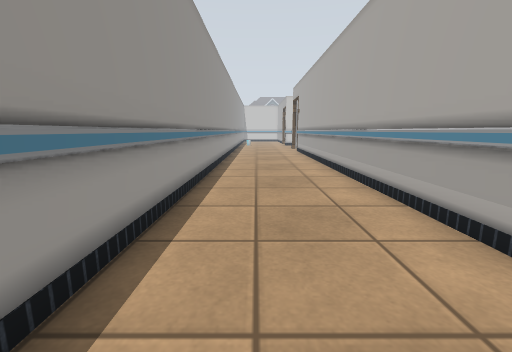
[1] (above)

22 first-person views from a walk through a world built for the Gazebo simulator. The camera is 0.9 m above the floor, tilts 10° down and sees 90° across. The floor is counted in squares, 0.5 m on a side. Each view is taken from the middle of a square. On the plan, view 1 faces up. The plan holds only what a view shows up to about 15 squares ahead; the rest is blank. The place goes on beyond the plan. Some surface patterns are stand-ins.

[2]
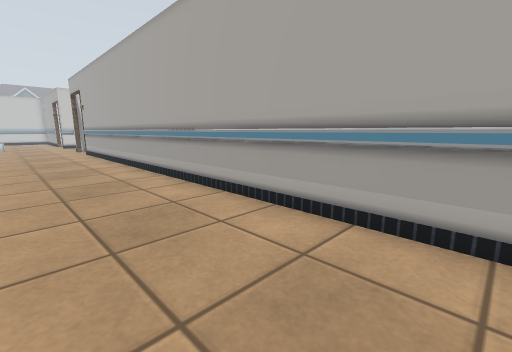

[3]
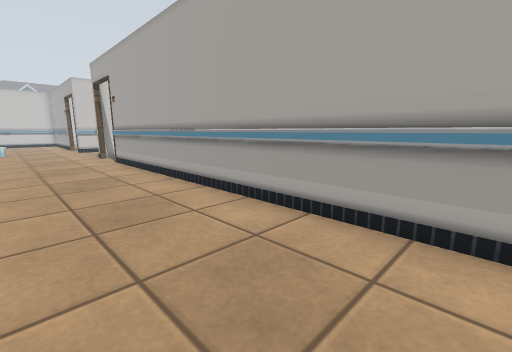

[4]
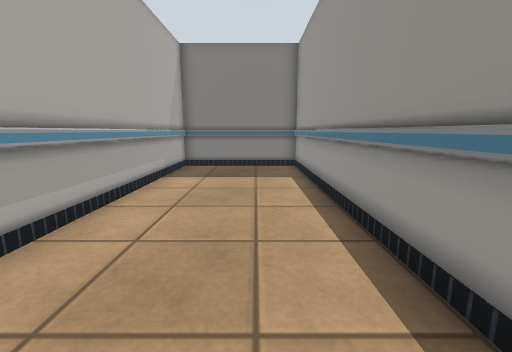

[5]
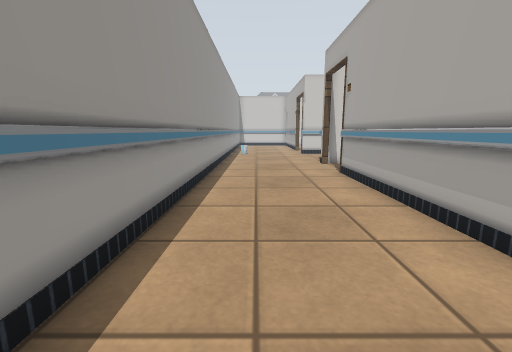

[6]
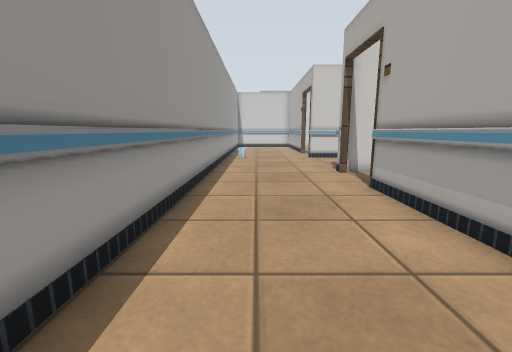

[7]
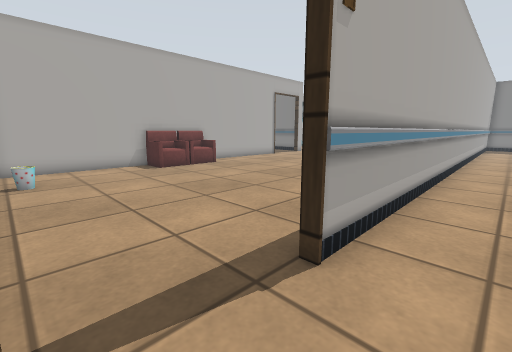

[8]
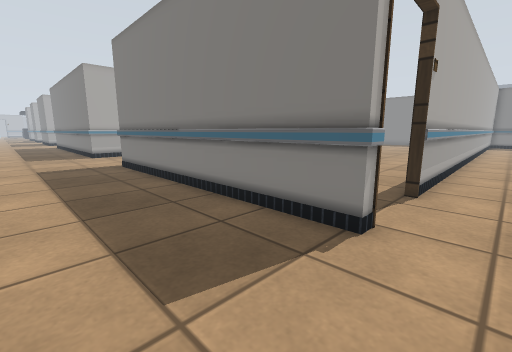

[9]
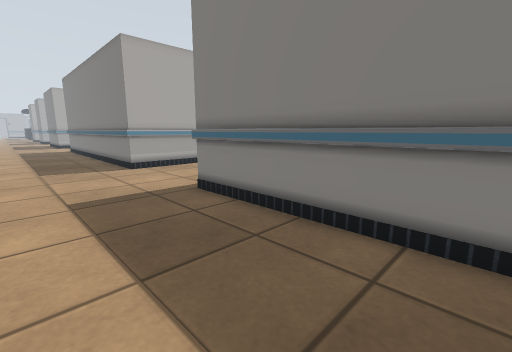

[10]
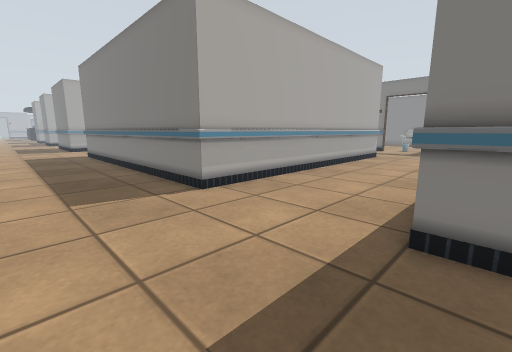

[11]
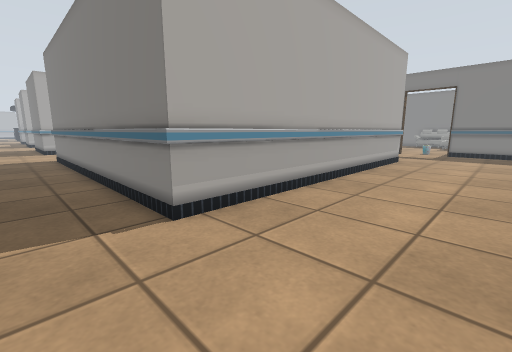

[12]
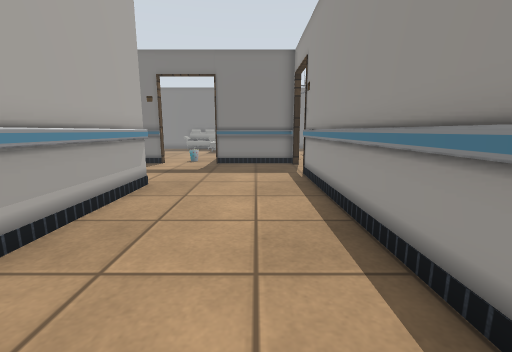

[13]
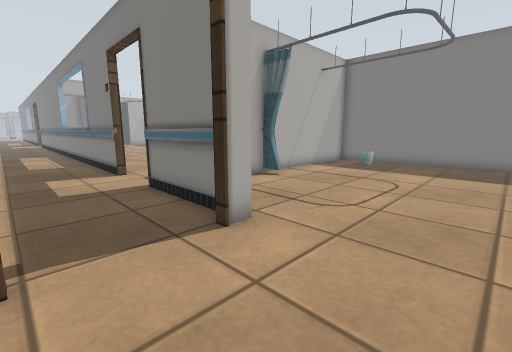

[14]
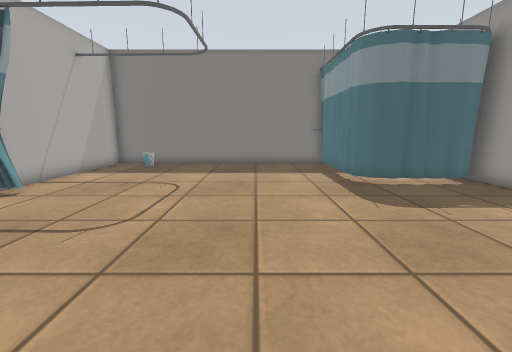

[15]
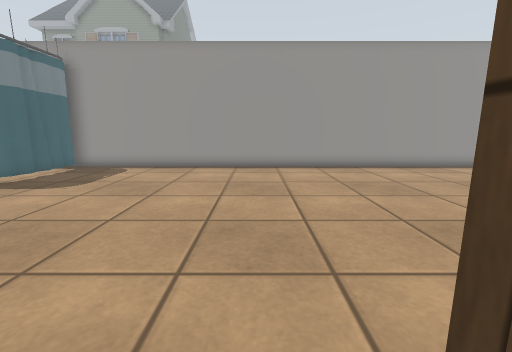

[16]
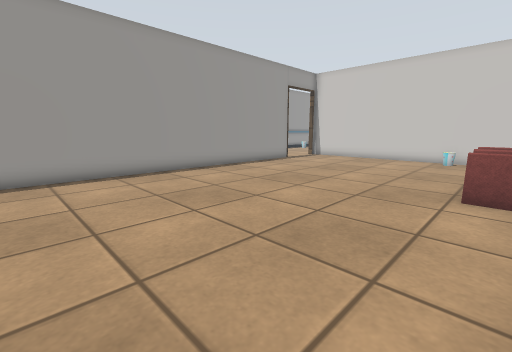

[17]
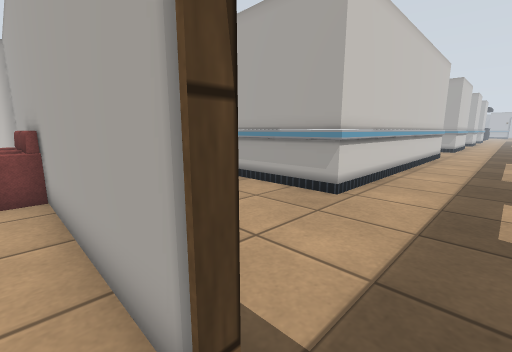

[18]
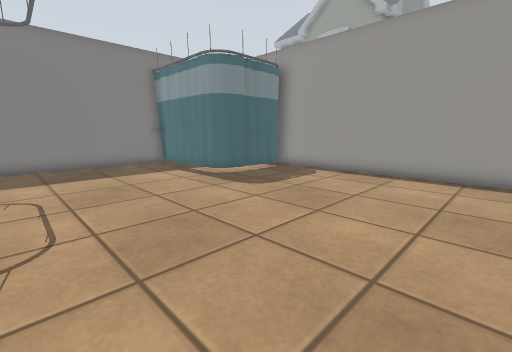

[19]
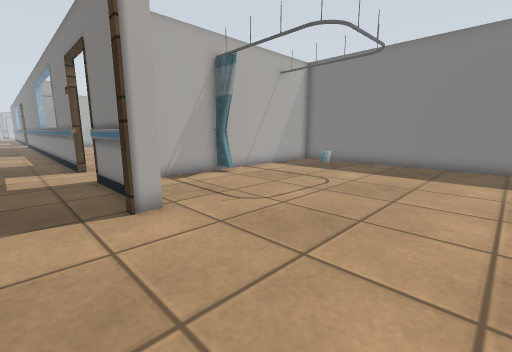

[20]
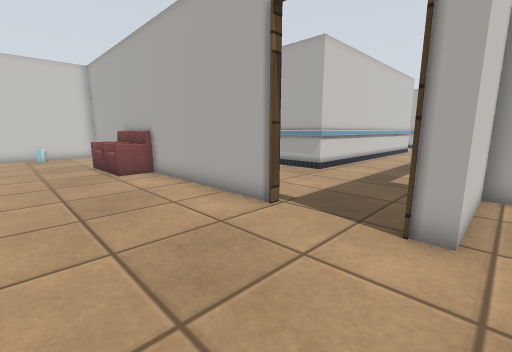

[21]
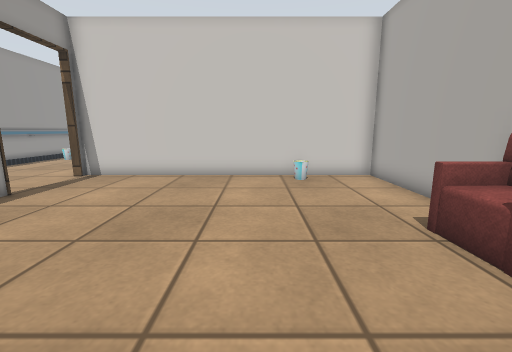

[22]
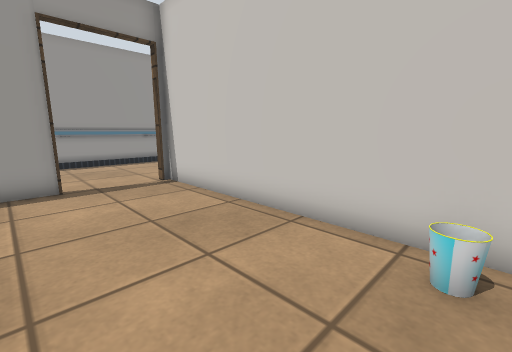

### Floor plan
Key: @ floor where view 1 was taken; # wall or solid block; . floor; = window, fence, low wall or low ledge; B bin; S sofa; C curtain; O other object.
Columns run from 2 left of view 1 to 32 right of it. Each row starts with its distance up from view 1.
 31 #.. . .............................
 30 #..................................
 29 #..................................
 28 #..................................
 27 #.....#############.....###########
 26 #.....####    #B  #.....#
 25 #..............B..#.....#
 24 #.................#.....#
 23 #.....#...........#.....#
 22 #.....#...........#.....#
 21 #.....#..........S#.....#
 20 #.....#.........SS#.....#
 19 #.....#.........SS#.....#
 18 #.....#.........SS#.....#
 17 #.....#.........SS#.....#
 16 #.....#...........#.....#
 15 #.....#...........#.....#
 14 #.....#...........#.....#
 13 #.....#...........#.....#
 12 #.....#...........#.....###########
 11 #.....#...........#................
 10 #.....#............................
  9 #.....#............................
  8 #.....#...........................
  7 #.....#...........#####..#####===
  6 #.....#...........#####. #
  5 #.....#...............#
  4 #.....#...............#
  3 #.....#...............#
  2 #.....#..............C#
  1 #.....#...............#
  0 #.@...#CCCC...........#
 -1 #.....#....C..........#
 -2 #.....#   .C..........#
 -3 #.....#   .C..........#
 -4 #.....#   .C.......OO.#
 -5 #######   CC###########

Where each view was taken, in squares from view 1:
view 1: 0 up, 0 right, facing up
view 2: 0 up, 1 left, facing up-right
view 3: 7 up, 1 left, facing up-right
view 4: 8 up, 0 right, facing down
view 5: 12 up, 0 right, facing up
view 6: 15 up, 0 right, facing up
view 7: 26 up, 2 right, facing down-right
view 8: 31 up, 2 right, facing down-right
view 9: 31 up, 9 right, facing down-right
view 10: 31 up, 15 right, facing down-right
view 11: 29 up, 17 right, facing down-right
view 12: 21 up, 18 right, facing down
view 13: 10 up, 12 right, facing down-right
view 14: 9 up, 12 right, facing down
view 15: 9 up, 17 right, facing left
view 16: 9 up, 15 right, facing up-left
view 17: 9 up, 15 right, facing up-right
view 18: 9 up, 15 right, facing down-left
view 19: 9 up, 10 right, facing down-right
view 20: 6 up, 11 right, facing up-right
view 21: 16 up, 11 right, facing up
view 22: 22 up, 13 right, facing up-left
